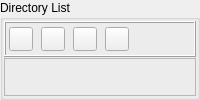
      <widget class="QGroupBox" name="dirGroup">
       <property name="minimumSize">
        <size>
         <width>130</width>
         <height>0</height>
        </size>
       </property>
       <property name="maximumSize">
        <size>
         <width>400</width>
         <height>16777215</height>
        </size>
       </property>
       <property name="title">
        <string>Directory List</string>
       </property>
       <layout class="QVBoxLayout" name="verticalLayout_2">
        <property name="spacing">
         <number>1</number>
        </property>
        <property name="leftMargin">
         <number>1</number>
        </property>
        <property name="topMargin">
         <number>1</number>
        </property>
        <property name="rightMargin">
         <number>1</number>
        </property>
        <property name="bottomMargin">
         <number>1</number>
        </property>
        <item>
         <widget class="QFrame" name="frame_3">
          <property name="sizePolicy">
           <sizepolicy hsizetype="Preferred" vsizetype="Fixed">
            <horstretch>0</horstretch>
            <verstretch>0</verstretch>
           </sizepolicy>
          </property>
          <property name="minimumSize">
           <size>
            <width>0</width>
            <height>36</height>
           </size>
          </property>
          <property name="maximumSize">
           <size>
            <width>16777215</width>
            <height>36</height>
           </size>
          </property>
          <property name="frameShape">
           <enum>QFrame::Box</enum>
          </property>
          <property name="frameShadow">
           <enum>QFrame::Raised</enum>
          </property>
          <widget class="QWidget" name="dirButtonsWidget">
           <property name="geometry">
            <rect>
             <x>1</x>
             <y>1</y>
             <width>130</width>
             <height>34</height>
            </rect>
           </property>
           <layout class="QHBoxLayout" name="horizontalLayout_3">
            <property name="spacing">
             <number>6</number>
            </property>
            <property name="leftMargin">
             <number>2</number>
            </property>
            <property name="topMargin">
             <number>2</number>
            </property>
            <property name="rightMargin">
             <number>2</number>
            </property>
            <property name="bottomMargin">
             <number>1</number>
            </property>
            <item>
             <widget class="QPushButton" name="selDirBtn">
              <property name="sizePolicy">
               <sizepolicy hsizetype="Fixed" vsizetype="Fixed">
                <horstretch>0</horstretch>
                <verstretch>0</verstretch>
               </sizepolicy>
              </property>
              <property name="minimumSize">
               <size>
                <width>24</width>
                <height>24</height>
               </size>
              </property>
              <property name="maximumSize">
               <size>
                <width>24</width>
                <height>24</height>
               </size>
              </property>
              <property name="text">
               <string/>
              </property>
              <property name="icon">
               <iconset resource="myrc.qrc">
                <normaloff>:/images/OpenDir.png</normaloff>:/images/OpenDir.png</iconset>
              </property>
              <property name="iconSize">
               <size>
                <width>20</width>
                <height>20</height>
               </size>
              </property>
             </widget>
            </item>
            <item>
             <widget class="QPushButton" name="opFileBtn">
              <property name="sizePolicy">
               <sizepolicy hsizetype="Fixed" vsizetype="Fixed">
                <horstretch>0</horstretch>
                <verstretch>0</verstretch>
               </sizepolicy>
              </property>
              <property name="minimumSize">
               <size>
                <width>24</width>
                <height>24</height>
               </size>
              </property>
              <property name="maximumSize">
               <size>
                <width>24</width>
                <height>24</height>
               </size>
              </property>
              <property name="text">
               <string/>
              </property>
              <property name="icon">
               <iconset resource="myrc.qrc">
                <normaloff>:/images/OpenFile.png</normaloff>:/images/OpenFile.png</iconset>
              </property>
              <property name="iconSize">
               <size>
                <width>20</width>
                <height>20</height>
               </size>
              </property>
             </widget>
            </item>
            <item>
             <widget class="QPushButton" name="refreshBtn">
              <property name="sizePolicy">
               <sizepolicy hsizetype="Fixed" vsizetype="Fixed">
                <horstretch>0</horstretch>
                <verstretch>0</verstretch>
               </sizepolicy>
              </property>
              <property name="minimumSize">
               <size>
                <width>24</width>
                <height>24</height>
               </size>
              </property>
              <property name="maximumSize">
               <size>
                <width>24</width>
                <height>24</height>
               </size>
              </property>
              <property name="text">
               <string/>
              </property>
              <property name="icon">
               <iconset resource="myrc.qrc">
                <normaloff>:/images/Refresh.png</normaloff>:/images/Refresh.png</iconset>
              </property>
              <property name="iconSize">
               <size>
                <width>20</width>
                <height>20</height>
               </size>
              </property>
             </widget>
            </item>
            <item>
             <widget class="QPushButton" name="goBackBtn">
              <property name="sizePolicy">
               <sizepolicy hsizetype="Fixed" vsizetype="Fixed">
                <horstretch>0</horstretch>
                <verstretch>0</verstretch>
               </sizepolicy>
              </property>
              <property name="minimumSize">
               <size>
                <width>24</width>
                <height>24</height>
               </size>
              </property>
              <property name="maximumSize">
               <size>
                <width>24</width>
                <height>24</height>
               </size>
              </property>
              <property name="text">
               <string/>
              </property>
              <property name="icon">
               <iconset resource="myrc.qrc">
                <normaloff>:/images/GoBack.png</normaloff>:/images/GoBack.png</iconset>
              </property>
              <property name="iconSize">
               <size>
                <width>20</width>
                <height>20</height>
               </size>
              </property>
             </widget>
            </item>
           </layout>
          </widget>
         </widget>
        </item>
        <item>
         <widget class="QFrame" name="dirFrame">
          <property name="frameShape">
           <enum>QFrame::StyledPanel</enum>
          </property>
          <property name="frameShadow">
           <enum>QFrame::Raised</enum>
          </property>
         </widget>
        </item>
       </layout>
      </widget>
